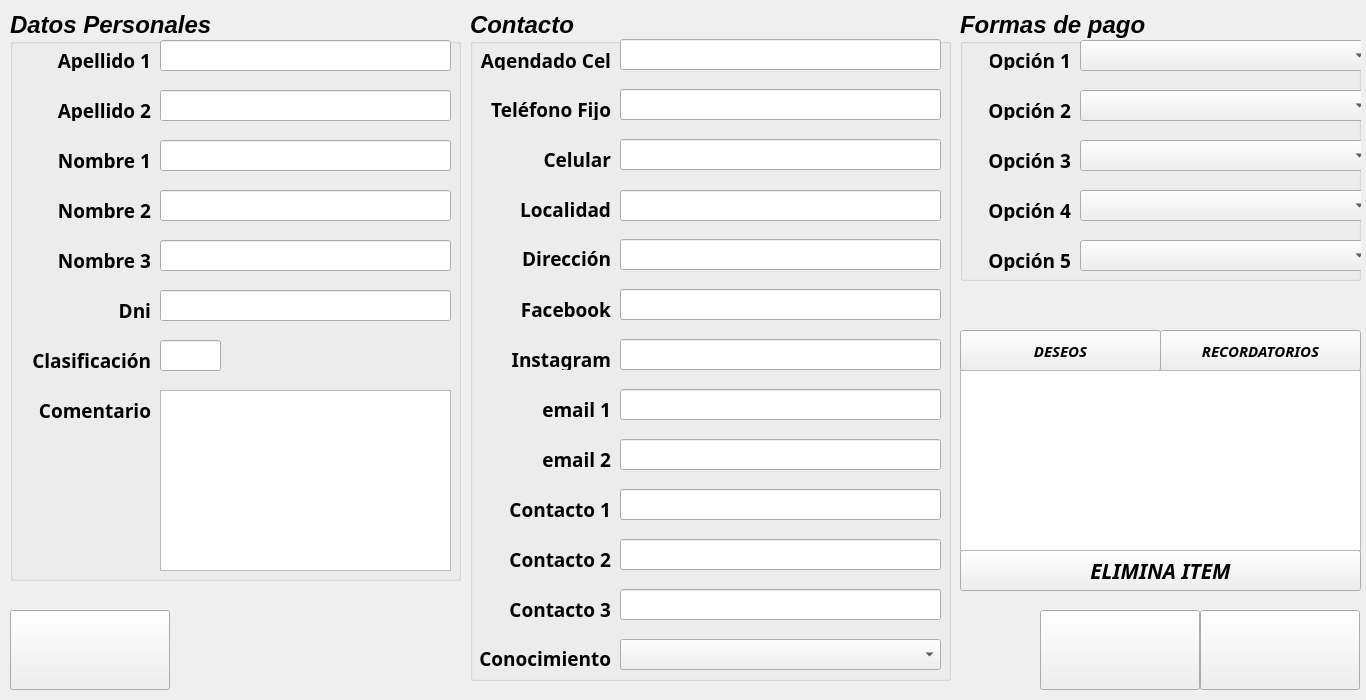
 <widget class="QDialog" name="ClienteNuevo">
  <property name="geometry">
   <rect>
    <x>0</x>
    <y>0</y>
    <width>1366</width>
    <height>700</height>
   </rect>
  </property>
  <property name="windowTitle">
   <string>Dialog</string>
  </property>
  <widget class="QPushButton" name="push_Anterior">
   <property name="geometry">
    <rect>
     <x>1200</x>
     <y>610</y>
     <width>160</width>
     <height>80</height>
    </rect>
   </property>
   <property name="font">
    <font>
     <family>Arial Black</family>
     <pointsize>16</pointsize>
     <weight>75</weight>
     <italic>true</italic>
     <bold>true</bold>
    </font>
   </property>
   <property name="text">
    <string/>
   </property>
   <property name="icon">
    <iconset>
     <normalon>icon/anterior.png</normalon>
    </iconset>
   </property>
   <property name="iconSize">
    <size>
     <width>60</width>
     <height>60</height>
    </size>
   </property>
   <property name="autoDefault">
    <bool>false</bool>
   </property>
  </widget>
  <widget class="QPushButton" name="push_Elimina_Item">
   <property name="geometry">
    <rect>
     <x>960</x>
     <y>550</y>
     <width>401</width>
     <height>41</height>
    </rect>
   </property>
   <property name="font">
    <font>
     <family>Arial Black</family>
     <pointsize>16</pointsize>
     <weight>75</weight>
     <italic>true</italic>
     <bold>true</bold>
    </font>
   </property>
   <property name="text">
    <string>ELIMINA ITEM</string>
   </property>
   <property name="icon">
    <iconset>
     <normalon>icon/cancelar2.png</normalon>
    </iconset>
   </property>
   <property name="iconSize">
    <size>
     <width>35</width>
     <height>35</height>
    </size>
   </property>
   <property name="autoDefault">
    <bool>false</bool>
   </property>
  </widget>
  <widget class="QPushButton" name="push_Guardar">
   <property name="geometry">
    <rect>
     <x>1040</x>
     <y>610</y>
     <width>160</width>
     <height>80</height>
    </rect>
   </property>
   <property name="font">
    <font>
     <family>Arial Black</family>
     <pointsize>16</pointsize>
     <weight>75</weight>
     <italic>true</italic>
     <bold>true</bold>
    </font>
   </property>
   <property name="text">
    <string/>
   </property>
   <property name="icon">
    <iconset>
     <normalon>icon/guardararchivo.png</normalon>
    </iconset>
   </property>
   <property name="iconSize">
    <size>
     <width>60</width>
     <height>60</height>
    </size>
   </property>
   <property name="autoDefault">
    <bool>false</bool>
   </property>
  </widget>
  <widget class="QGroupBox" name="groupBox_2">
   <property name="geometry">
    <rect>
     <x>960</x>
     <y>10</y>
     <width>401</width>
     <height>271</height>
    </rect>
   </property>
   <property name="font">
    <font>
     <pointsize>18</pointsize>
     <weight>75</weight>
     <italic>true</italic>
     <bold>true</bold>
    </font>
   </property>
   <property name="title">
    <string>Formas de pago</string>
   </property>
   <widget class="QComboBox" name="combo_MetP5">
    <property name="geometry">
     <rect>
      <x>120</x>
      <y>230</y>
      <width>291</width>
      <height>31</height>
     </rect>
    </property>
    <property name="font">
     <font>
      <family>Calibri</family>
      <pointsize>12</pointsize>
      <italic>false</italic>
     </font>
    </property>
   </widget>
   <widget class="QLabel" name="label_21">
    <property name="geometry">
     <rect>
      <x>20</x>
      <y>240</y>
      <width>91</width>
      <height>21</height>
     </rect>
    </property>
    <property name="font">
     <font>
      <family>Javanese Text</family>
      <pointsize>14</pointsize>
      <weight>75</weight>
      <italic>false</italic>
      <bold>true</bold>
     </font>
    </property>
    <property name="text">
     <string>Opción 5</string>
    </property>
    <property name="alignment">
     <set>Qt::AlignRight|Qt::AlignTrailing|Qt::AlignVCenter</set>
    </property>
   </widget>
   <widget class="QComboBox" name="combo_MetP3">
    <property name="geometry">
     <rect>
      <x>120</x>
      <y>130</y>
      <width>291</width>
      <height>31</height>
     </rect>
    </property>
    <property name="font">
     <font>
      <family>Calibri</family>
      <pointsize>12</pointsize>
      <italic>false</italic>
     </font>
    </property>
   </widget>
   <widget class="QLabel" name="label_18">
    <property name="geometry">
     <rect>
      <x>20</x>
      <y>140</y>
      <width>91</width>
      <height>21</height>
     </rect>
    </property>
    <property name="font">
     <font>
      <family>Javanese Text</family>
      <pointsize>14</pointsize>
      <weight>75</weight>
      <italic>false</italic>
      <bold>true</bold>
     </font>
    </property>
    <property name="text">
     <string>Opción 3</string>
    </property>
    <property name="alignment">
     <set>Qt::AlignRight|Qt::AlignTrailing|Qt::AlignVCenter</set>
    </property>
   </widget>
   <widget class="QComboBox" name="combo_MetP1">
    <property name="geometry">
     <rect>
      <x>120</x>
      <y>30</y>
      <width>291</width>
      <height>31</height>
     </rect>
    </property>
    <property name="font">
     <font>
      <family>Calibri</family>
      <pointsize>12</pointsize>
      <italic>false</italic>
     </font>
    </property>
   </widget>
   <widget class="QComboBox" name="combo_MetP2">
    <property name="geometry">
     <rect>
      <x>120</x>
      <y>80</y>
      <width>291</width>
      <height>31</height>
     </rect>
    </property>
    <property name="font">
     <font>
      <family>Calibri</family>
      <pointsize>12</pointsize>
      <italic>false</italic>
     </font>
    </property>
   </widget>
   <widget class="QLabel" name="label_19">
    <property name="geometry">
     <rect>
      <x>20</x>
      <y>90</y>
      <width>91</width>
      <height>20</height>
     </rect>
    </property>
    <property name="font">
     <font>
      <family>Javanese Text</family>
      <pointsize>14</pointsize>
      <weight>75</weight>
      <italic>false</italic>
      <bold>true</bold>
     </font>
    </property>
    <property name="text">
     <string>Opción 2</string>
    </property>
    <property name="alignment">
     <set>Qt::AlignRight|Qt::AlignTrailing|Qt::AlignVCenter</set>
    </property>
   </widget>
   <widget class="QComboBox" name="combo_MetP4">
    <property name="geometry">
     <rect>
      <x>120</x>
      <y>180</y>
      <width>291</width>
      <height>31</height>
     </rect>
    </property>
    <property name="font">
     <font>
      <family>Calibri</family>
      <pointsize>12</pointsize>
      <italic>false</italic>
     </font>
    </property>
   </widget>
   <widget class="QLabel" name="label_20">
    <property name="geometry">
     <rect>
      <x>20</x>
      <y>190</y>
      <width>91</width>
      <height>21</height>
     </rect>
    </property>
    <property name="font">
     <font>
      <family>Javanese Text</family>
      <pointsize>14</pointsize>
      <weight>75</weight>
      <italic>false</italic>
      <bold>true</bold>
     </font>
    </property>
    <property name="text">
     <string>Opción 4</string>
    </property>
    <property name="alignment">
     <set>Qt::AlignRight|Qt::AlignTrailing|Qt::AlignVCenter</set>
    </property>
   </widget>
   <widget class="QLabel" name="label_17">
    <property name="geometry">
     <rect>
      <x>30</x>
      <y>40</y>
      <width>81</width>
      <height>20</height>
     </rect>
    </property>
    <property name="font">
     <font>
      <family>Javanese Text</family>
      <pointsize>14</pointsize>
      <weight>75</weight>
      <italic>false</italic>
      <bold>true</bold>
     </font>
    </property>
    <property name="text">
     <string>Opción 1</string>
    </property>
    <property name="alignment">
     <set>Qt::AlignRight|Qt::AlignTrailing|Qt::AlignVCenter</set>
    </property>
   </widget>
  </widget>
  <widget class="QPushButton" name="push_Limpiar">
   <property name="geometry">
    <rect>
     <x>10</x>
     <y>610</y>
     <width>160</width>
     <height>80</height>
    </rect>
   </property>
   <property name="font">
    <font>
     <family>Arial Black</family>
     <pointsize>16</pointsize>
     <weight>75</weight>
     <italic>true</italic>
     <bold>true</bold>
    </font>
   </property>
   <property name="text">
    <string/>
   </property>
   <property name="icon">
    <iconset>
     <normalon>icon/limpiararchivo2.png</normalon>
    </iconset>
   </property>
   <property name="iconSize">
    <size>
     <width>60</width>
     <height>60</height>
    </size>
   </property>
   <property name="autoDefault">
    <bool>false</bool>
   </property>
  </widget>
  <widget class="QPushButton" name="push_Agrega_Record">
   <property name="geometry">
    <rect>
     <x>1160</x>
     <y>330</y>
     <width>201</width>
     <height>41</height>
    </rect>
   </property>
   <property name="font">
    <font>
     <family>Arial Black</family>
     <pointsize>11</pointsize>
     <weight>75</weight>
     <italic>true</italic>
     <bold>true</bold>
    </font>
   </property>
   <property name="text">
    <string>RECORDATORIOS</string>
   </property>
   <property name="icon">
    <iconset>
     <normalon>icon/check.png</normalon>
    </iconset>
   </property>
   <property name="iconSize">
    <size>
     <width>35</width>
     <height>35</height>
    </size>
   </property>
   <property name="autoDefault">
    <bool>false</bool>
   </property>
  </widget>
  <widget class="QGroupBox" name="groupBox">
   <property name="geometry">
    <rect>
     <x>10</x>
     <y>10</y>
     <width>451</width>
     <height>571</height>
    </rect>
   </property>
   <property name="font">
    <font>
     <pointsize>18</pointsize>
     <weight>75</weight>
     <italic>true</italic>
     <bold>true</bold>
    </font>
   </property>
   <property name="title">
    <string>Datos Personales</string>
   </property>
   <widget class="QLineEdit" name="line_6">
    <property name="geometry">
     <rect>
      <x>150</x>
      <y>330</y>
      <width>61</width>
      <height>31</height>
     </rect>
    </property>
    <property name="font">
     <font>
      <family>Calibri</family>
      <pointsize>12</pointsize>
      <weight>50</weight>
      <italic>false</italic>
      <bold>false</bold>
     </font>
    </property>
   </widget>
   <widget class="QLabel" name="label_10">
    <property name="geometry">
     <rect>
      <x>10</x>
      <y>240</y>
      <width>131</width>
      <height>20</height>
     </rect>
    </property>
    <property name="font">
     <font>
      <family>Javanese Text</family>
      <pointsize>14</pointsize>
      <weight>75</weight>
      <italic>false</italic>
      <bold>true</bold>
     </font>
    </property>
    <property name="text">
     <string>Nombre 3</string>
    </property>
    <property name="alignment">
     <set>Qt::AlignRight|Qt::AlignTrailing|Qt::AlignVCenter</set>
    </property>
   </widget>
   <widget class="QLabel" name="label_2">
    <property name="geometry">
     <rect>
      <x>10</x>
      <y>140</y>
      <width>131</width>
      <height>21</height>
     </rect>
    </property>
    <property name="font">
     <font>
      <family>Javanese Text</family>
      <pointsize>14</pointsize>
      <weight>75</weight>
      <italic>false</italic>
      <bold>true</bold>
     </font>
    </property>
    <property name="text">
     <string>Nombre 1</string>
    </property>
    <property name="alignment">
     <set>Qt::AlignRight|Qt::AlignTrailing|Qt::AlignVCenter</set>
    </property>
   </widget>
   <widget class="QLabel" name="label_23">
    <property name="geometry">
     <rect>
      <x>20</x>
      <y>390</y>
      <width>121</width>
      <height>20</height>
     </rect>
    </property>
    <property name="font">
     <font>
      <family>Javanese Text</family>
      <pointsize>14</pointsize>
      <weight>75</weight>
      <italic>false</italic>
      <bold>true</bold>
     </font>
    </property>
    <property name="text">
     <string>Comentario</string>
    </property>
    <property name="alignment">
     <set>Qt::AlignRight|Qt::AlignTrailing|Qt::AlignVCenter</set>
    </property>
   </widget>
   <widget class="QLabel" name="label_22">
    <property name="geometry">
     <rect>
      <x>10</x>
      <y>340</y>
      <width>131</width>
      <height>20</height>
     </rect>
    </property>
    <property name="font">
     <font>
      <family>Javanese Text</family>
      <pointsize>14</pointsize>
      <weight>75</weight>
      <italic>false</italic>
      <bold>true</bold>
     </font>
    </property>
    <property name="text">
     <string>Clasificación</string>
    </property>
    <property name="alignment">
     <set>Qt::AlignRight|Qt::AlignTrailing|Qt::AlignVCenter</set>
    </property>
   </widget>
   <widget class="QLineEdit" name="line_0">
    <property name="geometry">
     <rect>
      <x>150</x>
      <y>30</y>
      <width>291</width>
      <height>31</height>
     </rect>
    </property>
    <property name="font">
     <font>
      <family>Calibri</family>
      <pointsize>12</pointsize>
      <weight>50</weight>
      <italic>false</italic>
      <bold>false</bold>
     </font>
    </property>
   </widget>
   <widget class="QLabel" name="Label_2">
    <property name="geometry">
     <rect>
      <x>20</x>
      <y>90</y>
      <width>121</width>
      <height>21</height>
     </rect>
    </property>
    <property name="font">
     <font>
      <family>Javanese Text</family>
      <pointsize>14</pointsize>
      <weight>75</weight>
      <italic>false</italic>
      <bold>true</bold>
     </font>
    </property>
    <property name="text">
     <string>Apellido 2</string>
    </property>
    <property name="alignment">
     <set>Qt::AlignRight|Qt::AlignTrailing|Qt::AlignVCenter</set>
    </property>
   </widget>
   <widget class="QLineEdit" name="line_5">
    <property name="geometry">
     <rect>
      <x>150</x>
      <y>280</y>
      <width>291</width>
      <height>31</height>
     </rect>
    </property>
    <property name="font">
     <font>
      <family>Calibri</family>
      <pointsize>12</pointsize>
      <weight>50</weight>
      <italic>false</italic>
      <bold>false</bold>
     </font>
    </property>
   </widget>
   <widget class="QLabel" name="label">
    <property name="geometry">
     <rect>
      <x>10</x>
      <y>40</y>
      <width>131</width>
      <height>21</height>
     </rect>
    </property>
    <property name="font">
     <font>
      <family>Javanese Text</family>
      <pointsize>14</pointsize>
      <weight>75</weight>
      <italic>false</italic>
      <bold>true</bold>
     </font>
    </property>
    <property name="text">
     <string>Apellido 1</string>
    </property>
    <property name="alignment">
     <set>Qt::AlignRight|Qt::AlignTrailing|Qt::AlignVCenter</set>
    </property>
   </widget>
   <widget class="QLabel" name="label_3">
    <property name="geometry">
     <rect>
      <x>10</x>
      <y>190</y>
      <width>131</width>
      <height>21</height>
     </rect>
    </property>
    <property name="font">
     <font>
      <family>Javanese Text</family>
      <pointsize>14</pointsize>
      <weight>75</weight>
      <italic>false</italic>
      <bold>true</bold>
     </font>
    </property>
    <property name="text">
     <string>Nombre 2</string>
    </property>
    <property name="alignment">
     <set>Qt::AlignRight|Qt::AlignTrailing|Qt::AlignVCenter</set>
    </property>
   </widget>
   <widget class="QLineEdit" name="line_2">
    <property name="geometry">
     <rect>
      <x>150</x>
      <y>130</y>
      <width>291</width>
      <height>31</height>
     </rect>
    </property>
    <property name="font">
     <font>
      <family>Calibri</family>
      <pointsize>12</pointsize>
      <weight>50</weight>
      <italic>false</italic>
      <bold>false</bold>
     </font>
    </property>
   </widget>
   <widget class="QLabel" name="label_11">
    <property name="geometry">
     <rect>
      <x>20</x>
      <y>290</y>
      <width>121</width>
      <height>20</height>
     </rect>
    </property>
    <property name="font">
     <font>
      <family>Javanese Text</family>
      <pointsize>14</pointsize>
      <weight>75</weight>
      <italic>false</italic>
      <bold>true</bold>
     </font>
    </property>
    <property name="text">
     <string>Dni</string>
    </property>
    <property name="alignment">
     <set>Qt::AlignRight|Qt::AlignTrailing|Qt::AlignVCenter</set>
    </property>
   </widget>
   <widget class="QLineEdit" name="line_3">
    <property name="geometry">
     <rect>
      <x>150</x>
      <y>180</y>
      <width>291</width>
      <height>31</height>
     </rect>
    </property>
    <property name="font">
     <font>
      <family>Calibri</family>
      <pointsize>12</pointsize>
      <weight>50</weight>
      <italic>false</italic>
      <bold>false</bold>
     </font>
    </property>
   </widget>
   <widget class="QLineEdit" name="line_4">
    <property name="geometry">
     <rect>
      <x>150</x>
      <y>230</y>
      <width>291</width>
      <height>31</height>
     </rect>
    </property>
    <property name="font">
     <font>
      <family>Calibri</family>
      <pointsize>12</pointsize>
      <weight>50</weight>
      <italic>false</italic>
      <bold>false</bold>
     </font>
    </property>
   </widget>
   <widget class="QLineEdit" name="line_1">
    <property name="geometry">
     <rect>
      <x>150</x>
      <y>80</y>
      <width>291</width>
      <height>31</height>
     </rect>
    </property>
    <property name="font">
     <font>
      <family>Calibri</family>
      <pointsize>12</pointsize>
      <weight>50</weight>
      <italic>false</italic>
      <bold>false</bold>
     </font>
    </property>
   </widget>
   <widget class="QTextEdit" name="textEdit">
    <property name="geometry">
     <rect>
      <x>150</x>
      <y>380</y>
      <width>291</width>
      <height>181</height>
     </rect>
    </property>
    <property name="font">
     <font>
      <pointsize>12</pointsize>
      <italic>false</italic>
     </font>
    </property>
   </widget>
  </widget>
  <widget class="QPushButton" name="push_Agrega_Deseo">
   <property name="geometry">
    <rect>
     <x>960</x>
     <y>330</y>
     <width>201</width>
     <height>41</height>
    </rect>
   </property>
   <property name="font">
    <font>
     <family>Arial Black</family>
     <pointsize>11</pointsize>
     <weight>75</weight>
     <italic>true</italic>
     <bold>true</bold>
    </font>
   </property>
   <property name="text">
    <string>DESEOS</string>
   </property>
   <property name="icon">
    <iconset>
     <normalon>icon/check.png</normalon>
    </iconset>
   </property>
   <property name="iconSize">
    <size>
     <width>35</width>
     <height>35</height>
    </size>
   </property>
   <property name="autoDefault">
    <bool>false</bool>
   </property>
  </widget>
  <widget class="QGroupBox" name="groupBox_3">
   <property name="geometry">
    <rect>
     <x>470</x>
     <y>10</y>
     <width>481</width>
     <height>671</height>
    </rect>
   </property>
   <property name="font">
    <font>
     <pointsize>18</pointsize>
     <weight>75</weight>
     <italic>true</italic>
     <bold>true</bold>
    </font>
   </property>
   <property name="title">
    <string>Contacto</string>
   </property>
   <widget class="QComboBox" name="combo_Conocimiento">
    <property name="geometry">
     <rect>
      <x>150</x>
      <y>629</y>
      <width>321</width>
      <height>31</height>
     </rect>
    </property>
    <property name="font">
     <font>
      <family>Calibri</family>
      <pointsize>12</pointsize>
      <italic>false</italic>
     </font>
    </property>
   </widget>
   <widget class="QLabel" name="label_6">
    <property name="geometry">
     <rect>
      <x>10</x>
      <y>339</y>
      <width>131</width>
      <height>21</height>
     </rect>
    </property>
    <property name="font">
     <font>
      <family>Javanese Text</family>
      <pointsize>14</pointsize>
      <weight>75</weight>
      <italic>false</italic>
      <bold>true</bold>
     </font>
    </property>
    <property name="text">
     <string>Instagram</string>
    </property>
    <property name="alignment">
     <set>Qt::AlignRight|Qt::AlignTrailing|Qt::AlignVCenter</set>
    </property>
   </widget>
   <widget class="QLineEdit" name="line_16">
    <property name="geometry">
     <rect>
      <x>150</x>
      <y>479</y>
      <width>321</width>
      <height>31</height>
     </rect>
    </property>
    <property name="font">
     <font>
      <family>Calibri</family>
      <pointsize>12</pointsize>
      <weight>50</weight>
      <italic>false</italic>
      <bold>false</bold>
     </font>
    </property>
   </widget>
   <widget class="QLineEdit" name="line_9">
    <property name="geometry">
     <rect>
      <x>150</x>
      <y>129</y>
      <width>321</width>
      <height>31</height>
     </rect>
    </property>
    <property name="font">
     <font>
      <family>Calibri</family>
      <pointsize>12</pointsize>
      <weight>50</weight>
      <italic>false</italic>
      <bold>false</bold>
     </font>
    </property>
   </widget>
   <widget class="QLabel" name="label_12">
    <property name="geometry">
     <rect>
      <x>10</x>
      <y>89</y>
      <width>131</width>
      <height>21</height>
     </rect>
    </property>
    <property name="font">
     <font>
      <family>Javanese Text</family>
      <pointsize>14</pointsize>
      <weight>75</weight>
      <italic>false</italic>
      <bold>true</bold>
     </font>
    </property>
    <property name="text">
     <string>Teléfono Fijo</string>
    </property>
    <property name="alignment">
     <set>Qt::AlignRight|Qt::AlignTrailing|Qt::AlignVCenter</set>
    </property>
   </widget>
   <widget class="QLineEdit" name="line_11">
    <property name="geometry">
     <rect>
      <x>150</x>
      <y>229</y>
      <width>321</width>
      <height>31</height>
     </rect>
    </property>
    <property name="font">
     <font>
      <family>Calibri</family>
      <pointsize>12</pointsize>
      <weight>50</weight>
      <italic>false</italic>
      <bold>false</bold>
     </font>
    </property>
   </widget>
   <widget class="QLabel" name="label_15">
    <property name="geometry">
     <rect>
      <x>10</x>
      <y>539</y>
      <width>131</width>
      <height>21</height>
     </rect>
    </property>
    <property name="font">
     <font>
      <family>Javanese Text</family>
      <pointsize>14</pointsize>
      <weight>75</weight>
      <italic>false</italic>
      <bold>true</bold>
     </font>
    </property>
    <property name="text">
     <string>Contacto 2</string>
    </property>
    <property name="alignment">
     <set>Qt::AlignRight|Qt::AlignTrailing|Qt::AlignVCenter</set>
    </property>
   </widget>
   <widget class="QLabel" name="label_9">
    <property name="geometry">
     <rect>
      <x>10</x>
      <y>638</y>
      <width>131</width>
      <height>21</height>
     </rect>
    </property>
    <property name="font">
     <font>
      <family>Javanese Text</family>
      <pointsize>14</pointsize>
      <weight>75</weight>
      <italic>false</italic>
      <bold>true</bold>
     </font>
    </property>
    <property name="text">
     <string>Conocimiento</string>
    </property>
    <property name="alignment">
     <set>Qt::AlignRight|Qt::AlignTrailing|Qt::AlignVCenter</set>
    </property>
   </widget>
   <widget class="QLabel" name="label_4">
    <property name="geometry">
     <rect>
      <x>30</x>
      <y>139</y>
      <width>111</width>
      <height>21</height>
     </rect>
    </property>
    <property name="font">
     <font>
      <family>Javanese Text</family>
      <pointsize>14</pointsize>
      <weight>75</weight>
      <italic>false</italic>
      <bold>true</bold>
     </font>
    </property>
    <property name="text">
     <string>Celular</string>
    </property>
    <property name="alignment">
     <set>Qt::AlignRight|Qt::AlignTrailing|Qt::AlignVCenter</set>
    </property>
   </widget>
   <widget class="QLineEdit" name="line_17">
    <property name="geometry">
     <rect>
      <x>150</x>
      <y>529</y>
      <width>321</width>
      <height>31</height>
     </rect>
    </property>
    <property name="font">
     <font>
      <family>Calibri</family>
      <pointsize>12</pointsize>
      <weight>50</weight>
      <italic>false</italic>
      <bold>false</bold>
     </font>
    </property>
   </widget>
   <widget class="QLineEdit" name="line_13">
    <property name="geometry">
     <rect>
      <x>150</x>
      <y>329</y>
      <width>321</width>
      <height>31</height>
     </rect>
    </property>
    <property name="font">
     <font>
      <family>Calibri</family>
      <pointsize>12</pointsize>
      <weight>50</weight>
      <italic>false</italic>
      <bold>false</bold>
     </font>
    </property>
   </widget>
   <widget class="QLabel" name="Label_3">
    <property name="geometry">
     <rect>
      <x>20</x>
      <y>289</y>
      <width>121</width>
      <height>21</height>
     </rect>
    </property>
    <property name="font">
     <font>
      <family>Javanese Text</family>
      <pointsize>14</pointsize>
      <weight>75</weight>
      <italic>false</italic>
      <bold>true</bold>
     </font>
    </property>
    <property name="text">
     <string>Facebook</string>
    </property>
    <property name="alignment">
     <set>Qt::AlignRight|Qt::AlignTrailing|Qt::AlignVCenter</set>
    </property>
   </widget>
   <widget class="QLabel" name="label_7">
    <property name="geometry">
     <rect>
      <x>10</x>
      <y>389</y>
      <width>131</width>
      <height>21</height>
     </rect>
    </property>
    <property name="font">
     <font>
      <family>Javanese Text</family>
      <pointsize>14</pointsize>
      <weight>75</weight>
      <italic>false</italic>
      <bold>true</bold>
     </font>
    </property>
    <property name="text">
     <string>email 1</string>
    </property>
    <property name="alignment">
     <set>Qt::AlignRight|Qt::AlignTrailing|Qt::AlignVCenter</set>
    </property>
   </widget>
   <widget class="QLabel" name="label_14">
    <property name="geometry">
     <rect>
      <x>10</x>
      <y>439</y>
      <width>131</width>
      <height>20</height>
     </rect>
    </property>
    <property name="font">
     <font>
      <family>Javanese Text</family>
      <pointsize>14</pointsize>
      <weight>75</weight>
      <italic>false</italic>
      <bold>true</bold>
     </font>
    </property>
    <property name="text">
     <string>email 2</string>
    </property>
    <property name="alignment">
     <set>Qt::AlignRight|Qt::AlignTrailing|Qt::AlignVCenter</set>
    </property>
   </widget>
   <widget class="QLineEdit" name="line_14">
    <property name="geometry">
     <rect>
      <x>150</x>
      <y>379</y>
      <width>321</width>
      <height>31</height>
     </rect>
    </property>
    <property name="font">
     <font>
      <family>Calibri</family>
      <pointsize>12</pointsize>
      <weight>50</weight>
      <italic>false</italic>
      <bold>false</bold>
     </font>
    </property>
   </widget>
   <widget class="QLineEdit" name="line_12">
    <property name="geometry">
     <rect>
      <x>150</x>
      <y>279</y>
      <width>321</width>
      <height>31</height>
     </rect>
    </property>
    <property name="font">
     <font>
      <family>Calibri</family>
      <pointsize>12</pointsize>
      <weight>50</weight>
      <italic>false</italic>
      <bold>false</bold>
     </font>
    </property>
   </widget>
   <widget class="QLabel" name="label_5">
    <property name="geometry">
     <rect>
      <x>30</x>
      <y>238</y>
      <width>111</width>
      <height>21</height>
     </rect>
    </property>
    <property name="font">
     <font>
      <family>Javanese Text</family>
      <pointsize>14</pointsize>
      <weight>75</weight>
      <italic>false</italic>
      <bold>true</bold>
     </font>
    </property>
    <property name="text">
     <string>Dirección</string>
    </property>
    <property name="alignment">
     <set>Qt::AlignRight|Qt::AlignTrailing|Qt::AlignVCenter</set>
    </property>
   </widget>
   <widget class="QLabel" name="label_16">
    <property name="geometry">
     <rect>
      <x>20</x>
      <y>489</y>
      <width>121</width>
      <height>20</height>
     </rect>
    </property>
    <property name="font">
     <font>
      <family>Javanese Text</family>
      <pointsize>14</pointsize>
      <weight>75</weight>
      <italic>false</italic>
      <bold>true</bold>
     </font>
    </property>
    <property name="text">
     <string>Contacto 1</string>
    </property>
    <property name="alignment">
     <set>Qt::AlignRight|Qt::AlignTrailing|Qt::AlignVCenter</set>
    </property>
   </widget>
   <widget class="QLineEdit" name="line_8">
    <property name="geometry">
     <rect>
      <x>150</x>
      <y>79</y>
      <width>321</width>
      <height>31</height>
     </rect>
    </property>
    <property name="font">
     <font>
      <family>Calibri</family>
      <pointsize>12</pointsize>
      <weight>50</weight>
      <italic>false</italic>
      <bold>false</bold>
     </font>
    </property>
   </widget>
   <widget class="QLineEdit" name="line_15">
    <property name="geometry">
     <rect>
      <x>150</x>
      <y>429</y>
      <width>321</width>
      <height>31</height>
     </rect>
    </property>
    <property name="font">
     <font>
      <family>Calibri</family>
      <pointsize>12</pointsize>
      <weight>50</weight>
      <italic>false</italic>
      <bold>false</bold>
     </font>
    </property>
   </widget>
   <widget class="QLineEdit" name="line_10">
    <property name="geometry">
     <rect>
      <x>150</x>
      <y>180</y>
      <width>321</width>
      <height>31</height>
     </rect>
    </property>
    <property name="font">
     <font>
      <family>Calibri</family>
      <pointsize>12</pointsize>
      <weight>50</weight>
      <italic>false</italic>
      <bold>false</bold>
     </font>
    </property>
   </widget>
   <widget class="QLabel" name="label_8">
    <property name="geometry">
     <rect>
      <x>30</x>
      <y>189</y>
      <width>111</width>
      <height>21</height>
     </rect>
    </property>
    <property name="font">
     <font>
      <family>Javanese Text</family>
      <pointsize>14</pointsize>
      <weight>75</weight>
      <italic>false</italic>
      <bold>true</bold>
     </font>
    </property>
    <property name="text">
     <string>Localidad</string>
    </property>
    <property name="alignment">
     <set>Qt::AlignRight|Qt::AlignTrailing|Qt::AlignVCenter</set>
    </property>
   </widget>
   <widget class="QLabel" name="label_26">
    <property name="geometry">
     <rect>
      <x>10</x>
      <y>40</y>
      <width>131</width>
      <height>20</height>
     </rect>
    </property>
    <property name="font">
     <font>
      <family>Javanese Text</family>
      <pointsize>14</pointsize>
      <weight>75</weight>
      <italic>false</italic>
      <bold>true</bold>
     </font>
    </property>
    <property name="text">
     <string>Agendado Cel</string>
    </property>
    <property name="alignment">
     <set>Qt::AlignRight|Qt::AlignTrailing|Qt::AlignVCenter</set>
    </property>
   </widget>
   <widget class="QLineEdit" name="line_7">
    <property name="geometry">
     <rect>
      <x>150</x>
      <y>29</y>
      <width>321</width>
      <height>31</height>
     </rect>
    </property>
    <property name="font">
     <font>
      <family>Calibri</family>
      <pointsize>12</pointsize>
      <weight>50</weight>
      <italic>false</italic>
      <bold>false</bold>
     </font>
    </property>
   </widget>
   <widget class="QLineEdit" name="line_18">
    <property name="geometry">
     <rect>
      <x>150</x>
      <y>579</y>
      <width>321</width>
      <height>31</height>
     </rect>
    </property>
    <property name="font">
     <font>
      <family>Calibri</family>
      <pointsize>12</pointsize>
      <weight>50</weight>
      <italic>false</italic>
      <bold>false</bold>
     </font>
    </property>
   </widget>
   <widget class="QLabel" name="label_27">
    <property name="geometry">
     <rect>
      <x>10</x>
      <y>589</y>
      <width>131</width>
      <height>21</height>
     </rect>
    </property>
    <property name="font">
     <font>
      <family>Javanese Text</family>
      <pointsize>14</pointsize>
      <weight>75</weight>
      <italic>false</italic>
      <bold>true</bold>
     </font>
    </property>
    <property name="text">
     <string>Contacto 3</string>
    </property>
    <property name="alignment">
     <set>Qt::AlignRight|Qt::AlignTrailing|Qt::AlignVCenter</set>
    </property>
   </widget>
  </widget>
  <widget class="QListWidget" name="list_Deseos">
   <property name="geometry">
    <rect>
     <x>960</x>
     <y>370</y>
     <width>401</width>
     <height>181</height>
    </rect>
   </property>
   <property name="font">
    <font>
     <pointsize>12</pointsize>
    </font>
   </property>
  </widget>
 </widget>
